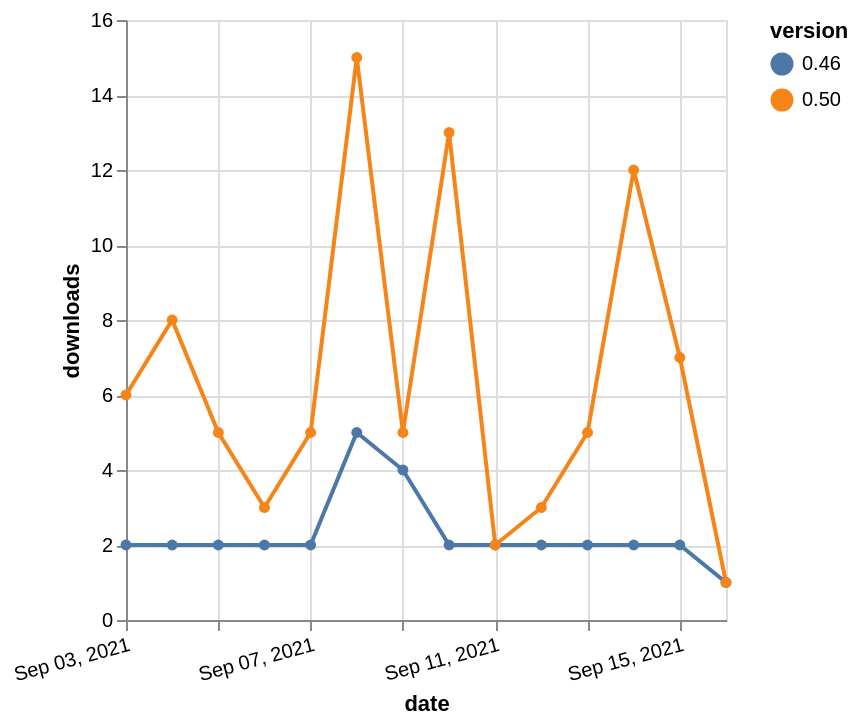

Source (Vega-Lite JSON):
### Vega-Lite specification from a JSON file in a GitHub repository (floating-point values rounded to 4 significant figures)
{"$schema": "https://vega.github.io/schema/vega-lite/v5.json", "description": "A simple bar chart with embedded data.", "data": {"values": [{"date": "2021-09-03", "total": 4062, "delta": 2, "version": "0.46"}, {"date": "2021-09-04", "total": 4064, "delta": 2, "version": "0.46"}, {"date": "2021-09-05", "total": 4066, "delta": 2, "version": "0.46"}, {"date": "2021-09-06", "total": 4068, "delta": 2, "version": "0.46"}, {"date": "2021-09-07", "total": 4070, "delta": 2, "version": "0.46"}, {"date": "2021-09-08", "total": 4075, "delta": 5, "version": "0.46"}, {"date": "2021-09-09", "total": 4079, "delta": 4, "version": "0.46"}, {"date": "2021-09-10", "total": 4081, "delta": 2, "version": "0.46"}, {"date": "2021-09-11", "total": 4083, "delta": 2, "version": "0.46"}, {"date": "2021-09-12", "total": 4085, "delta": 2, "version": "0.46"}, {"date": "2021-09-13", "total": 4087, "delta": 2, "version": "0.46"}, {"date": "2021-09-14", "total": 4089, "delta": 2, "version": "0.46"}, {"date": "2021-09-15", "total": 4091, "delta": 2, "version": "0.46"}, {"date": "2021-09-16", "total": 4092, "delta": 1, "version": "0.46"}, {"date": "2021-09-03", "total": 4274, "delta": 6, "version": "0.50"}, {"date": "2021-09-04", "total": 4282, "delta": 8, "version": "0.50"}, {"date": "2021-09-05", "total": 4287, "delta": 5, "version": "0.50"}, {"date": "2021-09-06", "total": 4290, "delta": 3, "version": "0.50"}, {"date": "2021-09-07", "total": 4295, "delta": 5, "version": "0.50"}, {"date": "2021-09-08", "total": 4310, "delta": 15, "version": "0.50"}, {"date": "2021-09-09", "total": 4315, "delta": 5, "version": "0.50"}, {"date": "2021-09-10", "total": 4328, "delta": 13, "version": "0.50"}, {"date": "2021-09-11", "total": 4330, "delta": 2, "version": "0.50"}, {"date": "2021-09-12", "total": 4333, "delta": 3, "version": "0.50"}, {"date": "2021-09-13", "total": 4338, "delta": 5, "version": "0.50"}, {"date": "2021-09-14", "total": 4350, "delta": 12, "version": "0.50"}, {"date": "2021-09-15", "total": 4357, "delta": 7, "version": "0.50"}, {"date": "2021-09-16", "total": 4358, "delta": 1, "version": "0.50"}]}, "width": "container", "mark": {"type": "line", "point": {"filled": true}}, "encoding": {"x": {"field": "date", "type": "temporal", "timeUnit": "yearmonthdate", "title": "date", "axis": {"labelAngle": -15}}, "y": {"field": "delta", "type": "quantitative", "title": "downloads"}, "color": {"field": "version", "type": "nominal"}, "tooltip": {"field": "delta"}}}
